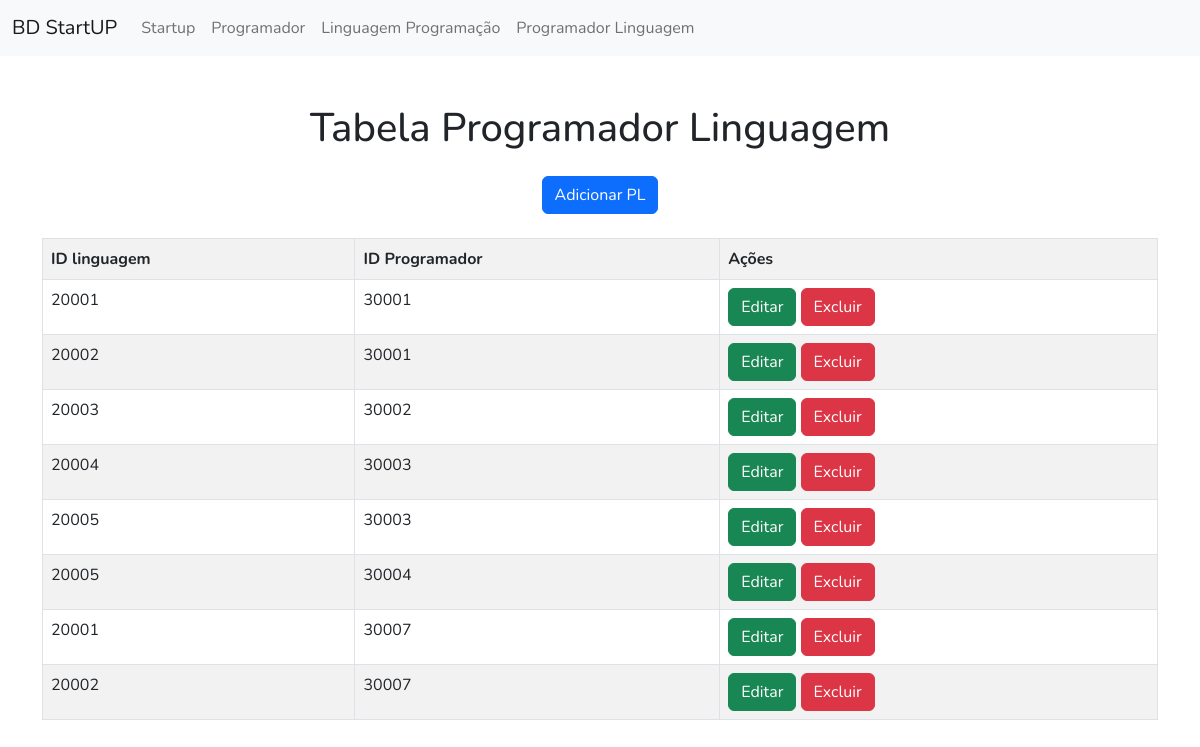
Page /?page=pl on the committed database.
### tables this page shows
create table PROGRAMADOR_LINGUAGEM(
    id_busca INT PRIMARY KEY AUTO_INCREMENT,
	id_programador INT,
	id_linguagem INT
);

### prolinguagem/listarPL.php (the view)
<div class="d-flex flex-column justify-content-center align-items-center">
    <h1>Tabela Programador Linguagem</h1>
    <a class="btn btn-primary mb-4 mt-3" href="?page=npl">Adicionar PL</a>
</div>
<?php
    $sql = "SELECT * FROM programador_linguagem";
    $res = $conn->query($sql);
    $qtd = $res->num_rows;
    if($qtd > 0){
        print "<table class='table table-hover table-striped table-bordered'>";
            print"<tr>";
            print"<th>ID linguagem</th>";
            print"<th>ID Programador</th>";
            print"<th>Ações</th>";
            print"</tr>";
        while($row = $res -> fetch_object()) {
            print"<tr>";
            print "<td>".$row -> id_linguagem."</td>";
            print "<td>".$row -> id_programador."</td>";
            print "<td>
                <button
                onclick=\"location.href='?page=epl&id=".$row->id_busca."';\"
                class='btn btn-success'>Editar</button>
                <button
                onclick=\"if(confirm('Tem certeza que deseja excluir?')){
                    location.href='?page=spl&acao=excluir&id=".$row->id_busca."';
                } else {false;}
                \"class='btn btn-danger'>Excluir</button>
            </td>";
            print"</tr>";
        }
        print "</table>";
    } else {
        print "<p class='alert alert-danger'>Nada foi encontrado</p>";
    }
?>

### index.php (style rules this page uses)
body { font-family: 'Nunito', sans-serif; }

### rows in the picture
programador_linguagem: id_linguagem "20001", id_programador "30001"
programador_linguagem: id_linguagem "20002", id_programador "30001"
programador_linguagem: id_linguagem "20003", id_programador "30002"
programador_linguagem: id_linguagem "20004", id_programador "30003"
programador_linguagem: id_linguagem "20005", id_programador "30003"
programador_linguagem: id_linguagem "20005", id_programador "30004"
programador_linguagem: id_linguagem "20001", id_programador "30007"
programador_linguagem: id_linguagem "20002", id_programador "30007"
